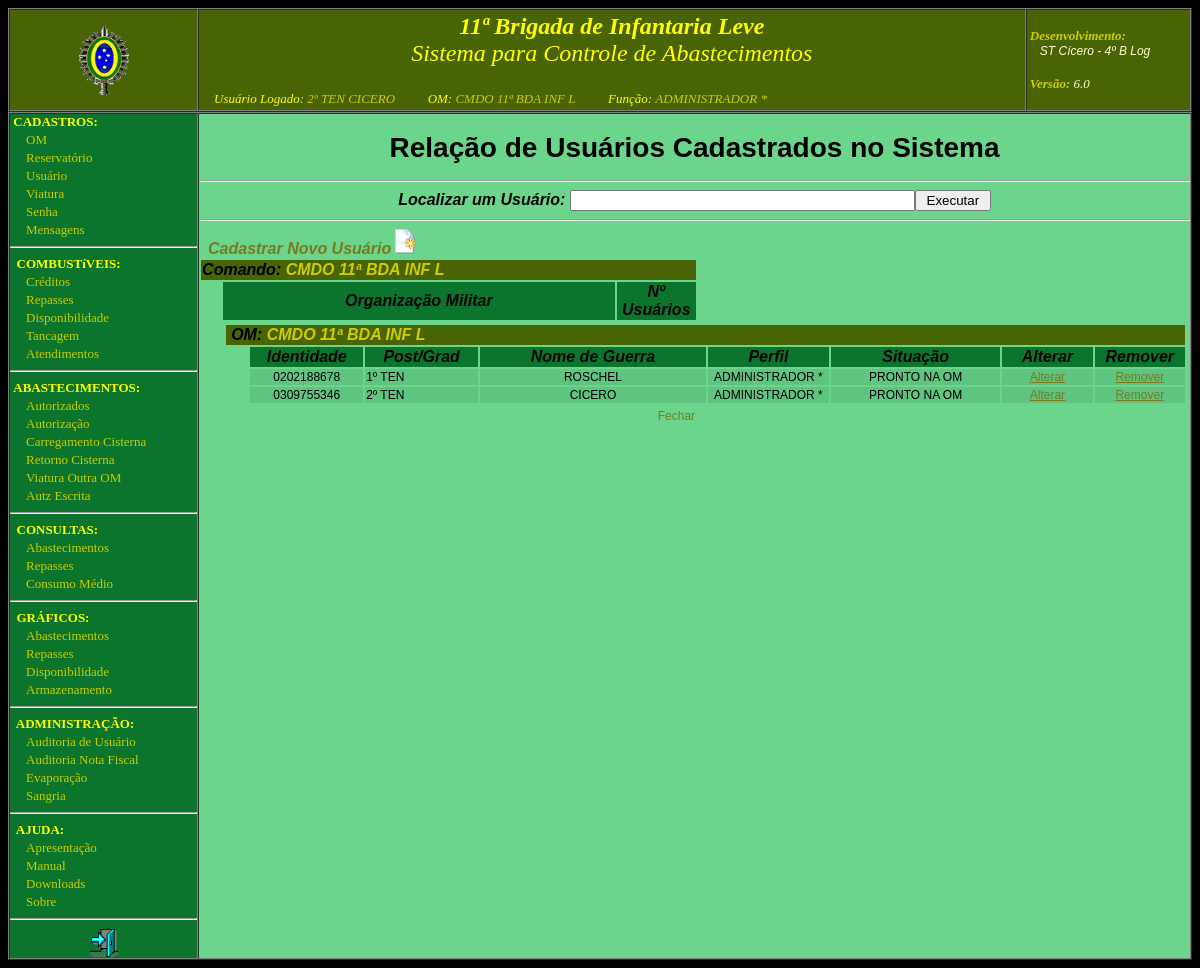
/index.php?nomeArquivo=cons_usuario.php&listar=024794 (signed in), run on the app's committed database.
### tables this page shows
CREATE TABLE IF NOT EXISTS `om` (
  `codom` char(6) NOT NULL,
  `sigla` char(30) NOT NULL,
  `nome` char(70) NOT NULL,
  `tipo` char(15) NOT NULL COMMENT 'OC, C Mil A, Cmdo RM, Cmdo DE, Cmdo Bda, Integrante, Não Integrante',
  `oc` char(6) DEFAULT NULL,
  `subordinacao` char(6) DEFAULT NULL,
  `rm` char(2) DEFAULT NULL
);

CREATE TABLE IF NOT EXISTS `usuario` (
  `idt` char(12) NOT NULL,
  `post_grad` char(10) NOT NULL,
  `nome` char(50) NOT NULL,
  `nome_guerra` char(20) DEFAULT NULL,
  `om_codom` char(6) NOT NULL,
  `perfil` char(20) NOT NULL,
  `situacao` char(20) NOT NULL,
  `login` char(20) NOT NULL,
  `senha` char(40) DEFAULT NULL,
  `gerente` varchar(3) NOT NULL
);

### configuracao.php (called while the page is built, shortened)
<?php
$cor_fundo = '#6bd58c';
$cor_submenu = '#CDCD00';
$cor1 ='#496404';
$cor2 = '#0b752d';
$cor3 ='#5fc47f';
?>

### cons_usuario.php (the view, shortened to what this page needs)
<head>
</head>
<?php
	echo "<br><t1>Relação de Usuários Cadastrados no Sistema</b></t1> <p>";
	echo "<hr><form method='GET' action='index.php?nomeArquivo=cons_usuario.php' name='viatura'>";
	echo "<coluna>Localizar um Usuário: <input type='text' size='40' maxlength='50' name='id' value='".$_GET['id']."' title='Para localizar um usuário digite a identidade ou o nome do usuário e pressione <<Executar>>.'>";
	echo "<input type='submit' value= ' Executar '><hr>";
	echo "</form>";
	echo "<table border='0' width='100%' align='center' valign='top' >";
	if (($_SESSION['perfil']!='CONSULTOR') and ($_SESSION['perfil']!='CONSULTOR *')){
		echo "<div align='left'><t2><a href='index.php?nomeArquivo=cad_usuario.php&om=".$_GET['listar']."' style='text-decoration:none'>&nbsp;&nbsp;Cadastrar Novo Usuário<IMG SRC='./imagens/novo.png' width='25' height='25' border=0></a><br>";
	}
  	$query="SELECT distinct om1.codom, om1.sigla
				FROM om om1, om om2
				where
					om1.codom=om2.subordinacao
					AND om1.subordinacao is not null
					ORDER BY abs(substring(om1.sigla,6)), om1.sigla";
   $result = mysql_query($query);
   while ($row = mysql_fetch_array($result, MYSQL_NUM)) {
			echo "<tr bgcolor='$cor1'><td colspan='3'><coluna>Comando: <font color='$cor_submenu'>$row[1]</td><td bgcolor='$cor_fundo'>&nbsp;</td></tr>";
			$query1="select o.codom, o.sigla, count(u.idt), o.subordinacao from om o, usuario u where o.codom=u.om_codom and (o.subordinacao='$row[0]' or o.codom='$row[0]') group by u.om_codom order by o.sigla";
	$result1 = mysql_query($query1);
	echo "<tr align='center' bgcolor='$cor2'><td width='2%' bgcolor='$cor_fundo'></td><td width='40%'><coluna>Organização Militar</td><td width='8%'><coluna>Nº Usuários</td><td width='50%' bgcolor='$cor_fundo'>&nbsp;</td></tr>";
	while ($row1 = mysql_fetch_array($result1, MYSQL_NUM)) {
		$result2 = mysql_query("select idt, post_grad, nome_guerra, perfil, situacao
					from usuario where om_codom='$row1[0]'
					order by situacao desc, post_grad");
		if ($_GET['listar']==$row1[0]){
			echo "<tr><td width='2%' bgcolor='$cor_fundo'></td><td colspan=3>";
			echo "<table border=0 width='100%'>";
			echo "<tr><a name='$row1[0]'></a><td colspan='8' bgcolor='$cor1'>&nbsp;<coluna>OM: <font color='$cor_submenu'>	$row1[1]</coluna></td></tr>";
			echo "<tr align='center' bgcolor='$cor2'><td width='2%' rowspan='$nr_linhas' bgcolor='$cor_fundo'></td><td width='10%'><coluna>Identidade</td><td width='10%'><coluna>Post/Grad</td><td width='20%'><coluna>Nome de Guerra</td><td width='10%'><coluna>Perfil</td><td width='15%'><coluna>Situação</td><td width='8%'><coluna>Alterar</td><td width='8%'><coluna>Remover</td></tr>";
			while ($row2 = mysql_fetch_array($result2, MYSQL_NUM)) {
				echo"<tr bgcolor='$cor3' class='marcar_linha'><td bgcolor='$cor_fundo'></td><td align='center'><lin>"; if (($_GET[idt]==$row2[0]) or ($_GET[id]==$row2[0])) {echo "<marcar>";} echo " $row2[0]</td>
					<td><lin>";  if (($_GET[idt]==$row2[0]) or ($_GET[id]==$row2[0])) {echo "<marcar>";} echo substr($row2[1],1)."</td>
					<td align='center'><lin>"; if (($_GET[idt]==$row2[0]) or ($_GET[id]==$row2[0])) {echo "<marcar>";} echo " $row2[2]</td>
					<td align='center'><lin>$row2[3]</td><td align='center'><lin>$row2[4]</td> ";
				if ($_SESSION['perfil']=='ADMINISTRADOR *') {
						echo "<td align='center'><lin><a href='index.php?nomeArquivo=alterar_usuario.php&&idt=$row2[0]'>Alterar</td><td align='center'><lin><a href='index.php?nomeArquivo=remover_registro.php&valor=$row2[0]&tab=usuario&ch=idt&registro=o usuário ".substr($row2[1],1)." $row2[2]&arquivo=remover_usuario.php&ancora=$row1[0]''>Remover</a></td></tr>";
				}
    		}
    		echo "<tr><td bgcolor='$cor_fundo'></td><td colspan='6' align='center'>&nbsp;&nbsp;&nbsp;<lin><a href='index.php?nomeArquivo=cons_usuario.php' style='text-decoration:none'>Fechar&nbsp;</td></tr>";
    		echo "</table></td></tr>";
    		echo "<tr><td></td><td colspan='7' bgcolor='$cor_fundo'> &nbsp;</td></tr>";
		}
	}
	echo "<tr><td>&nbsp;</td></tr>";
}
echo "</table>";
?>

### css/estilos.css (style rules this page uses)
tr.marcar_linha { font-size:14; font-family: arial, helvetica, serif; color: #000000; background-color: #5fc47f; }
html { background-color: black; }

### index.php (style rules this page uses)
t1 { font-weight: bold; font-size:28; font-family:verdana, sans-serif,helvetica; }
t2 { font-style: italic; font-size:16; font-family:verdana, sans-serif,helvetica; }
coluna { font-style: italic; font-weight: bold; font-size:16; font-family:verdana, sans-serif,helvetica; color: #000000; }
lin { font-size:12; font-family: arial, helvetica, serif; color: #000000; }

### data on the page
om: sigla "CMDO 11ª BDA INF L"
usuario: idt "0202188678", post_grad "1º TEN", nome_guerra "ROSCHEL", perfil "ADMINISTRADOR *", situacao "PRONTO NA OM"
usuario: idt "0309755346", post_grad "2º TEN", nome_guerra "CICERO", perfil "ADMINISTRADOR *", situacao "PRONTO NA OM"

### other printed values
$oc_geral "11ª Brigada de Infantaria Leve"
substr($_SESSION['post_grad'],1) "2º TEN"
$_SESSION['nome_guerra'] "CICERO"
$_SESSION['unidade'] "CMDO 11ª BDA INF L"
$_SESSION['perfil'] "ADMINISTRADOR *"
$versao "6.0"
